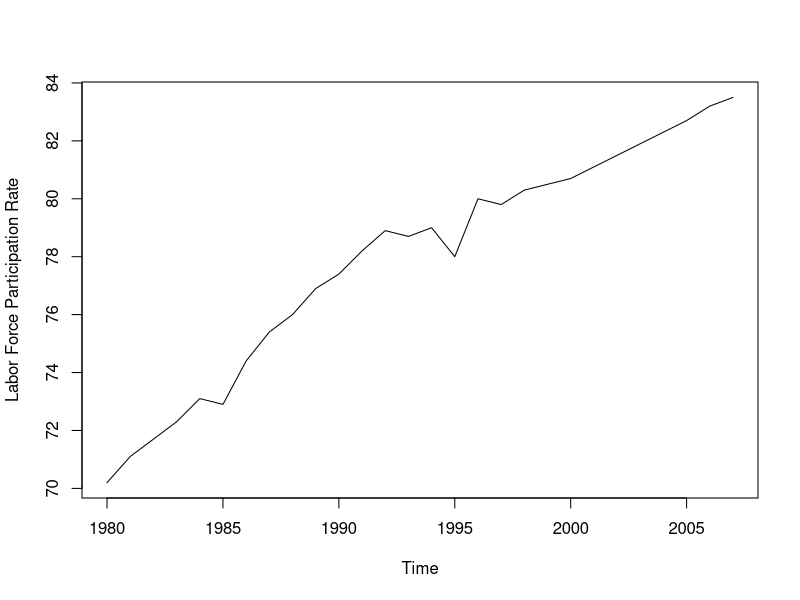
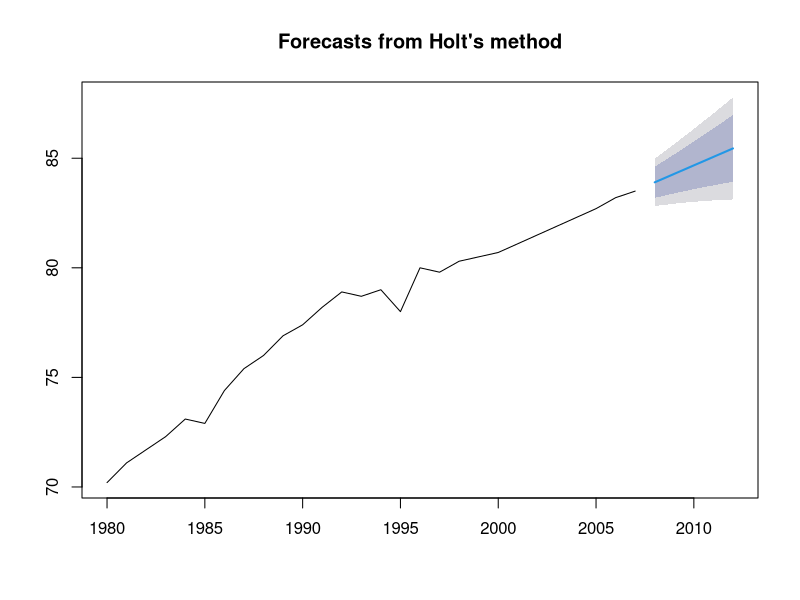
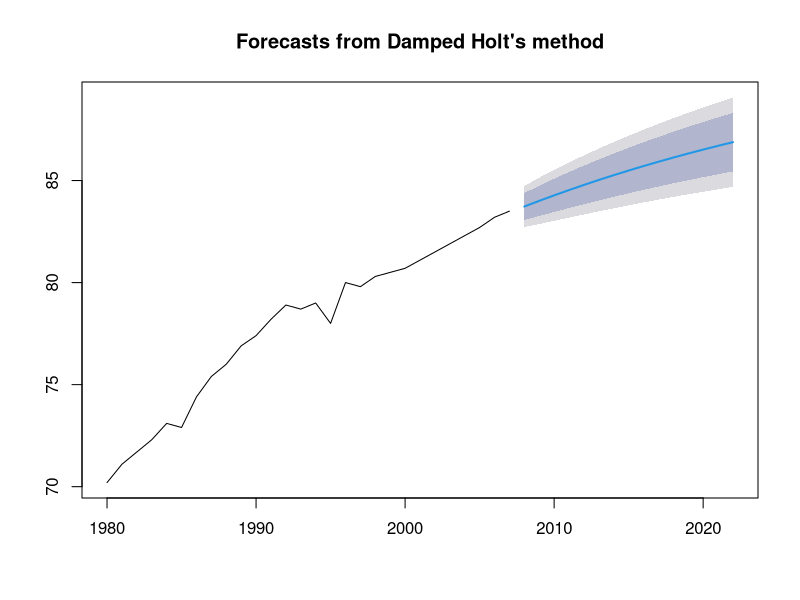
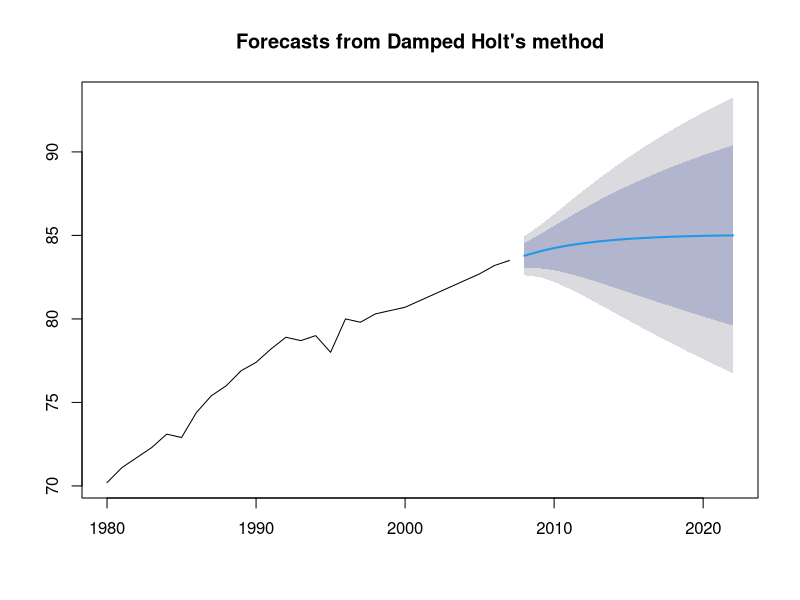
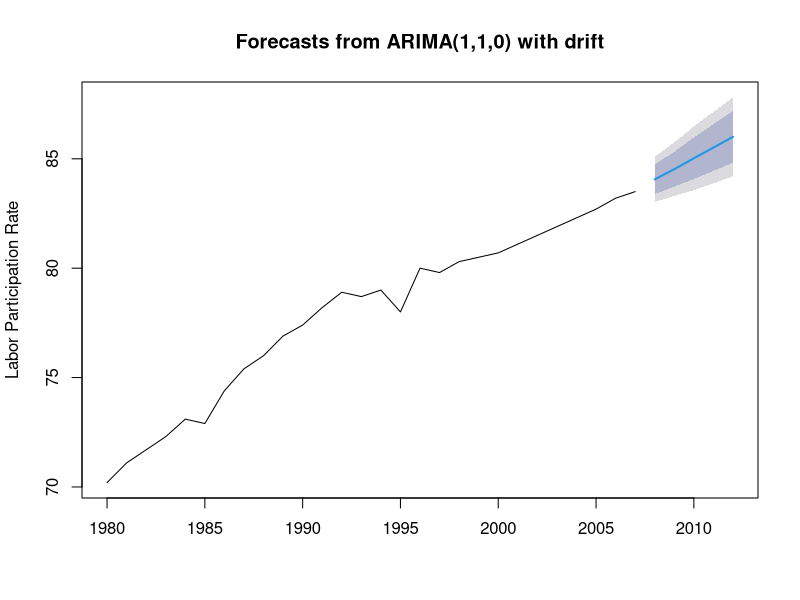
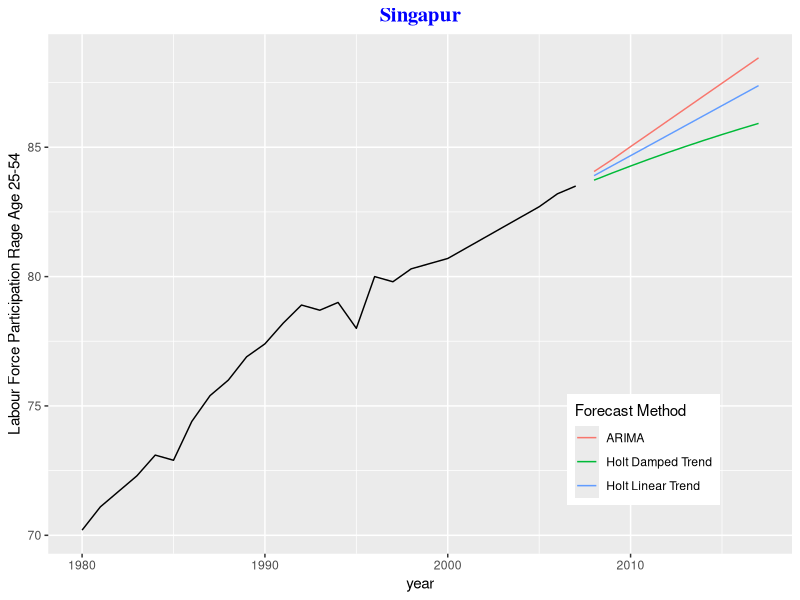
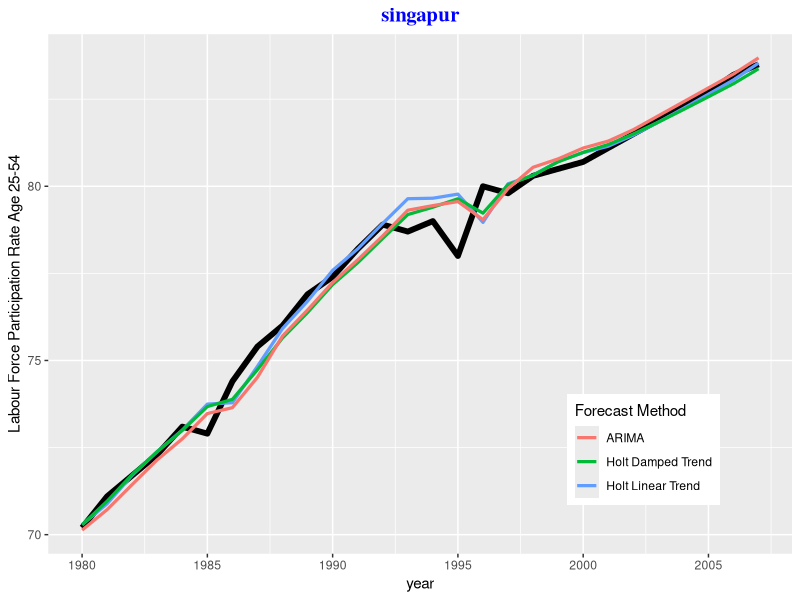
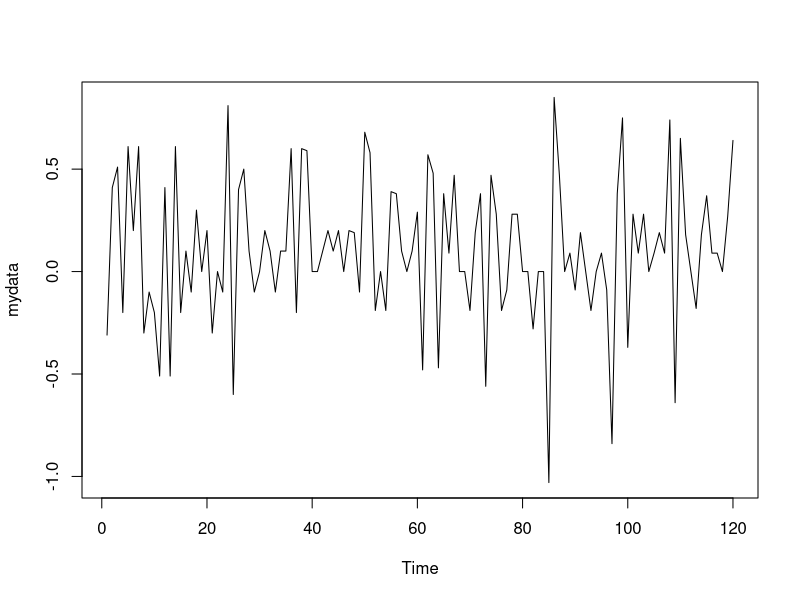

R code for these plots, in order: (Note: a time limit stopped this script after it produced the figures.)
## ---- chunk 1
# package load
library(forecast)
library(ggplot2)
## ---- chunk 2
# install.packages("quantmod")
# install.packages("xts")
## ---- chunk 3
# package load
library(forecast)
library(ggplot2)
library(quantmod)
library(xts)

# Import with scan
# "70.19999695	71.09999847	71.69999695	72.30000305	73.09999847	72.90000153	74.40000153	75.40000153	76	76.90000153	77.40000153	78.19999695	78.90000153	78.69999695	79	78	80	79.80000305	80.30000305	80.5	80.69999695	81.09999847	81.5	81.90000153	82.30000305	82.69999695	83.19999695	83.5"
# singapur=scan()
# singapur
singapur <-c(70.19999695,	71.09999847,	71.69999695,	72.30000305,	73.09999847,	72.90000153,	74.40000153,	75.40000153,	76,	76.90000153,	77.40000153,	78.19999695,	78.90000153,	78.69999695,	79,	78,	80,	79.80000305,	80.30000305,	80.5,	80.69999695,	81.09999847,	81.5,	81.90000153,	82.30000305,	82.69999695,	83.19999695,	83.5)
# item 28 are shown by this code 
singapur
singapur <- ts(singapur,start=1980)
singapur
plot(singapur,ylab="Labor Force Participation Rate")
## ---- chunk 4

# holt(data, h=x, damped=FALSE, level=c(80,95),fan=FALSE,initial=c("optimal","simple"),exponential=FALSE,alpha=NULL,beta=NULL,phi=NULL,lambda=NULL)

library(forecast)
holt_trend <- holt(singapur,h=5)
summary(holt_trend)
plot(holt_trend)
## ---- chunk 5
#phi auto generated
plot(holt(singapur,h=15,damped=T))
# To see the generated value for phi: phi=0.96
summary(holt(singapur,h=15,damped=T))

# manual setting of phi
plot(holt(singapur,h=15,damped=T,phi=0.8))

# ARIMA auto generated
singapurarima=auto.arima(singapur)
summary(singapurarima)
## ---- chunk 6
# ARIMA auto generated
singapurarima = auto.arima(singapur)
summary(singapurarima)

## ARIMA(1,1,0) with drift
## Summary output is same as the holt model
## The buttom shows that training set error measures

plot(forecast(singapurarima,h=5),ylab="Labor Participation Rate")

# The above setting might work for short term period
# Flatting curve needs to be designed

# Exact calculation of Arima parameters
auto.arima(singapur,stepwise = F,approximation = F)

## ---- chunk 7
# model setting
# 1: Holttrend model
library(forecast)
holt_trend = holt(singapur,h=10)
holtdamped=holt(singapur,h=10,damped=T)
arimafore=forecast(auto.arima(singapur),h=10)
## ---- chunk 8
library(ggplot2)
autoplot(singapur)+
  forecast::autolayer(holt_trend$mean,series="Holt Linear Trend")+
  forecast::autolayer(holtdamped$mean,series="Holt Damped Trend")+
  forecast::autolayer(arimafore$mean,series="ARIMA")+
  xlab("year")+ylab("Labour Force Participation Rage Age 25-54")+
  guides(colour=guide_legend(title="Forecast Method"))+
  theme(legend.position = c(0.8,0.2))+
  ggtitle("Singapur")+
  theme(plot.title = element_text(family="Times",hjust=0.5,color="blue",face="bold",size=15))
## ---- chunk 9
# package load
library(forecast)
library(ggplot2)

# models 
holttrend=holt(singapur,h=10)
holtdamped=holt(singapur,h=10,damped=T)
airmafore=forecast(auto.arima(singapur),h=10)

autoplot(singapur)+geom_line(size=2)+
  forecast::autolayer(holttrend$fitted,series="Holt Linear Trend",size=1.1)+
  forecast::autolayer(holtdamped$fitted,series="Holt Damped Trend",size=1.1)+
  forecast::autolayer(arimafore$fitted,series="ARIMA",size=1.1)+
  xlab("year")+ylab("Labour Force Participation Rate Age 25-54")+
  guides(colour=guide_legend(title="Forecast Method"))+
  theme(legend.position=c(0.8,0.2))+
  ggtitle("singapur")+theme(plot.title=element_text(family="Times",hjust=0.5,color="blue",face="bold",size=15))
## ---- chunk 10
# data load
# mydata = scan()

mydata <- c(-0.31,	0.41,	0.51,	-0.2,	0.61,	0.2,	0.61,	-0.3,	-0.1,	-0.2,	-0.51,	0.41, -0.51,	0.61,	-0.2,	0.1,	-0.1,	0.3,	0,	0.2,	-0.3,	0,	-0.1,	0.81, -0.6,	0.4,	0.5,	0.1,	-0.1,	0,	0.2,	0.1,	-0.1,	0.1,	0.1,	0.6, -0.2,	0.6,	0.59,	0,	0,	0.1,	0.2,	0.1,	0.2,	0,	0.2,	0.19, -0.1,	0.68,	0.58,	-0.19,	0,	-0.19,	0.39,	0.38,	0.1,	0,	0.1,	0.29, -0.48,	0.57,	0.48,	-0.47,	0.38,	0.09,	0.47,	0,	0,	-0.19,	0.19,	0.38, -0.56,	0.47,	0.28,	-0.19,	-0.09,	0.28,	0.28,	0,	0,	-0.28,	0,	0, -1.03,	0.85,	0.47,	0,	0.09,	-0.09,	0.19,	0,	-0.19,	0,	0.09,	-0.09, -0.84,	0.38,	0.75,	-0.37,	0.28,	0.09,	0.28,	0,	0.09,	0.19,	0.09,	0.74, -0.64,	0.65,	0.18,	0,	-0.18,	0.18,	0.37,	0.09,	0.09,	0,	0.27,	0.64)
mydata
# raw data
# -0.31	0.41	0.51	-0.2	0.61	0.2	0.61	-0.3	-0.1	-0.2	-0.51	0.41 -0.51	0.61	-0.2	0.1	-0.1	0.3	0	0.2	-0.3	0	-0.1	0.81 -0.6	0.4	0.5	0.1	-0.1	0	0.2	0.1	-0.1	0.1	0.1	0.6 -0.2	0.6	0.59	0	0	0.1	0.2	0.1	0.2	0	0.2	0.19 -0.1	0.68	0.58	-0.19	0	-0.19	0.39	0.38	0.1	0	0.1	0.29 -0.48	0.57	0.48	-0.47	0.38	0.09	0.47	0	0	-0.19	0.19	0.38 -0.56	0.47	0.28	-0.19	-0.09	0.28	0.28	0	0	-0.28	0	0 -1.03	0.85	0.47	0	0.09	-0.09	0.19	0	-0.19	0	0.09	-0.09 -0.84	0.38	0.75	-0.37	0.28	0.09	0.28	0	0.09	0.19	0.09	0.74 -0.64	0.65	0.18	0	-0.18	0.18	0.37	0.09	0.09	0	0.27	0.64

# timestamp
# mydata
plot.ts(mydata)

# ts() function - ts data load
germaninfl=ts(mydata,start=2008,frequency = 12)
plot(germaninfl)

# basic structure
ts(mydata, start=c(2008,3),frequency=12)
## ---- chunk 11

# Data load
# mydata=scan()
# plot.ts(mydata)

# germaninfl=ts(mydata,start=2008,frequency = 12)
# plot(germaninfl)

# Seasonal decomposition
plot(germaninfl)
decompose(germaninfl)
plot(decompose(germaninfl))

# using the stl method
plot(stl(germaninfl,s.window = 7))

# stl forecasting
library(forecast)
plot(stlf(germaninfl,method="ets"))

# comparison with a standard est forecast
plot(forecast(ets(germaninfl),h=24))

# using autoplot
library(ggplot2)
autoplot(stlf(germaninfl,method="ets"))

# Seasonal Arima(package forecast)
auto.arima(germaninfl,stepwise=T,
           approximation=F,trace=T)

# Getting an object
germaninflarima = auto.arima(germaninfl,stepwise=T,
                             approximation = F,trace=T)

# forecast
forec=forecast(germaninflarima)
plot(forec)

# exponential smoothing with ets
# auto generated
ets(germaninfl)
# forecast plot
germaninflets=ets(germaninfl)
plot(forecast(germaninflets,h=60))

# comparison with seasonal Holt Winters model
plot(hw(germaninfl,h=60))

# cross validation of 2 models
germnainflets=ets(germaninfl)
germaninflarima=auto.arima(germaninfl,
                           stepwise=T,
                           approximation=F,
                           trace=T)

## Function definition
forecastets = function(x,h){
  forecast(ets(x),h=h)
}

forecastarima = function(x,h){
  forecast(auto.arima(x),stepwise=T,approximation=F,h=h)
}

esterror=tsCV(germaninfl,forecastets,h=1)
arimaerror=tsCV(germaninfl,forecastarima,h=1)

mean(esterror^2,na.rm=T)
mean(arimaerror^2,na.rm=T)
## ---- chunk 12
decompose(germaninfl)
plot(decompose(germaninfl))
## ---- chunk 13
# plot visualization
plot(stl(germaninfl,s.window = 7))
# second to top: seasonality
## ---- chunk 14
library(forecast)

# stl forecasting + ETS
plot(stlf(germaninfl,method="ets"))

# comparison with a standard ets forecast
# peaks and slppes are different
plot(forecast(ets(germaninfl),h=24))

# using autoplot
library(ggplot2)
autoplot(stlf(germaninfl,method="ets"))
## ---- chunk 15
# Seasonal ARIMA (package forecast)
library(forecast)
auto.arima(germaninfl,stepwise=T,
           approximation=F,trace=T)
## ---- chunk 16
# Getting an object <forecast>
germaninflarima <- auto.arima(germaninfl,
                              stepwise=T,
                              approximation=F,
                              trace=T)
forec <- forecast(germaninflarima)
plot(forec)
## ---- chunk 17
# library(forecast)
# est(data)
# # Function arguments
?ets()
## ---- chunk 18
# Exponentila smoothing with ets
# Auto generated
library(forecast)
ets(germaninfl)

# forecast plot
germaninflets=ets(germaninfl)
plot(germaninflets)     
plot(forecast(germnainflets,h=60))

# comparison with seasonal Holt Winter model
plot(hw(germaninfl,h=60))
## ---- chunk 19
forecastes=
  function(x,h)
  {forecast(est(x),h=h)}
## ---- chunk 20
library(forecast)
forecastarima=
  function(x,h)
  {forecast(auto.arima(x),
            stepwise=T,
            approximation=F,
            h=h)
  }
## ---- chunk 21
etserror=tsCV(germaninfl,forecastets,h=1)
arimaerror=tsCV(germaninfl,forecastarima,h=1)
## ---- chunk 22
# error calculation
mean(etserror^2,na.rm=T)
mean(arimaerror^2,na.rm = T)
## ---- chunk 23
# install.packages("quantmod")
library(quantmod)
## ---- chunk 24
# Putting the close price into a weekly time series
library(tidyverse)

# supplement sample data
mydata <- tibble(
  High=c(2.5,3,3.5,4,4,3,5,5.5,
  6,7,13,25,26,26.5,25,25.5,27,29,30)
)
mydata


highestprice =
  ts(
    as.numeric(mydata$High),
    frequency=5
  )
plot(highestprice)
## ---- chunk 25
library(forecast)

seasonplot(highestprice,season.label=c("Mon","Tue","Wed","Thu","Fri"))
monthplot(highestprice)
monthplot(highestprice,base=median,col.base="red")
plot(stl(highestprice,s.window="periodic"))


# comparison with the low prices
mydata1 <- tibble(
  Low=c(2,2.3,2.5,4.5,3,3.5,3,4.5,
  5,6,12.5,23,25,25.5,24,25,25,27,28)
)
mydata2 <- bind_cols(mydata1,mydata)
mydata2
lowestprice =ts(as.numeric(mydata2$Low),
                frequency=5)

# data plot check
par(mfrow=c(1,2))
monthplot(lowestprice,base=median,col.base="red")
monthplot(highestprice,base=median,col.base="red")
par(mfrow=c(1,1))
